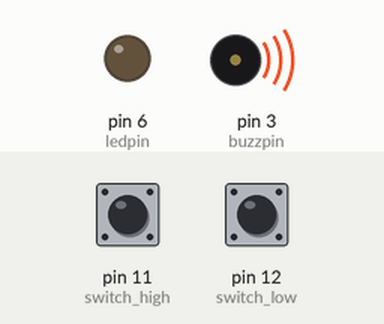
The sketch below on a simulated Arduino Uno, built with avr-gcc and run on an emulated ATmega328P. Parts: output pins drawn as LEDs (lit = HIGH), buzzer (waves = sounding, pin HIGH). Inputs (shaded band) come from the test bench; at power-on: pin 11 (switch_high) HIGH, pin 12 (switch_low) LOW. What the sketch prints to the serial monitor is not drawn.

Above: at 4.3 s.
4.4 s: pin 11 (switch_high) pulled LOW for 2.1 s
At 4.62 s:
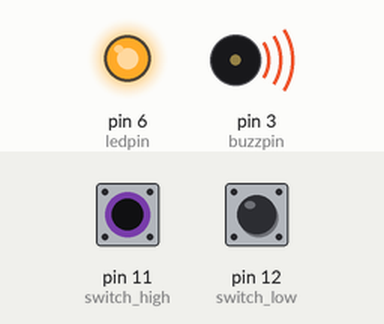
At 5.12 s:
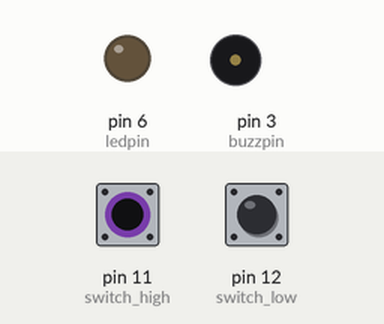
Timing chart, 0 to 14.0 s (numbered marks = the images above; inputs shaded):
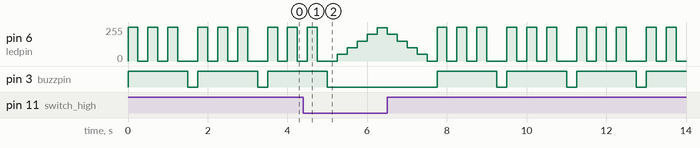

Measured:
- by itself, pin 3 (buzzpin): repeats every 1.8 s: HIGH 1.5 s, LOW 0.25 s

The sketch:

valuecontrol_light.ino
```cpp
int switch_high=11;
int switch_low=12;
int dt=250;
int ledpin=6;
int readval=0;
int buzzpin=3;
void setup() {
  // put your setup code here, to run once:
  pinMode(switch_high,INPUT);
  pinMode(switch_low,INPUT);
  pinMode(ledpin,OUTPUT);
  Serial.begin(9600);

}

void loop() {
  // put your main code here, to run repeatedly:
  if(digitalRead(switch_high)==0)
  {
  readval+=50;
  Serial.println(readval);

  analogWrite(ledpin,readval);
  }
  else if(digitalRead(switch_low)==0)
  {
    readval-=50;
  Serial.println(readval);
  analogWrite(ledpin,readval);
  }
  if(readval>255 )
  {
    readval=255;
    Serial.println("ERROR");
    Serial.println(readval);
    analogWrite(buzzpin,255);

    digitalWrite(ledpin,HIGH);
    delay(dt);
    digitalWrite(ledpin,LOW);
    delay(dt);
    digitalWrite(ledpin,HIGH);
    delay(dt);
    digitalWrite(ledpin,LOW);
    delay(dt);
    digitalWrite(ledpin,HIGH);
    delay(dt);
    digitalWrite(ledpin,LOW);
    delay(dt);
     digitalWrite(buzzpin,LOW);
  }

  if(readval<0 )
  {
    readval=0;
    Serial.println("ERROR");
    Serial.println(readval);
    analogWrite(buzzpin,255);

    digitalWrite(ledpin,HIGH);
    delay(dt);
    digitalWrite(ledpin,LOW);
    delay(dt);
    digitalWrite(ledpin,HIGH);
    delay(dt);
    digitalWrite(ledpin,LOW);
    delay(dt);
    digitalWrite(ledpin,HIGH);
    delay(dt);
    digitalWrite(ledpin,LOW);
    delay(dt);
     digitalWrite(buzzpin,LOW);
  }

  delay(dt);

}
```
